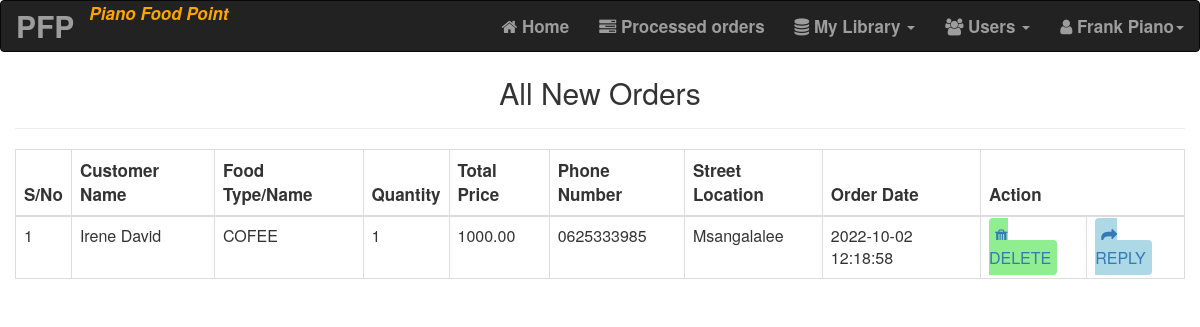
Page /ordertable.php (signed in) on the earlier database version.
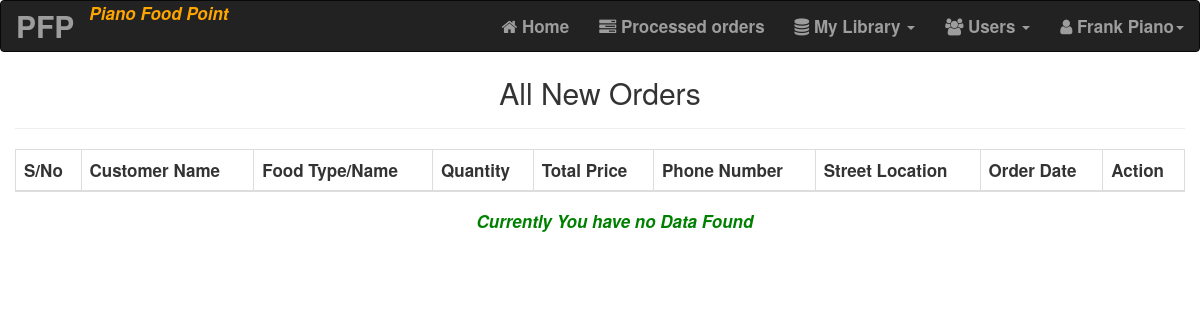
Same page on the later database version.
### tables this page shows
CREATE TABLE `orders` (
  `id` int(11) NOT NULL,
  `customer_id` int(11) NOT NULL,
  `order_name` varchar(100) NOT NULL,
  `quantity` int(11) NOT NULL,
  `order_date` datetime DEFAULT current_timestamp(),
  `total_price` decimal(10,2) DEFAULT NULL,
  `reply` int(11) NOT NULL DEFAULT 0
);

CREATE TABLE `customer` (
  `id` int(11) NOT NULL,
  `first_name` varchar(50) NOT NULL,
  `last_name` varchar(50) NOT NULL,
  `phone` varchar(16) NOT NULL,
  `street` varchar(50) NOT NULL,
  `email` varchar(100) NOT NULL,
  `password` varchar(255) NOT NULL,
  `directory` int(11) NOT NULL DEFAULT 0
);

### ordertable.php (the view, shortened to what this page needs)
<?php
include('server.php');
include('header_admin.php');
$select_menus = mysqli_query($conn, "SELECT customer.id, customer.first_name, customer.last_name,customer.email, customer.phone,
customer.street, orders.id, orders.order_name, orders.quantity,orders.reply, orders.order_date, orders.total_price FROM
customer INNER JOIN orders ON customer.id = orders.customer_id WHERE orders.reply = 0 ORDER BY orders.order_date DESC");
$count = 1;
?>
<!DOCTYPE html>
<html lang="en">
    <head>
        <link rel="stylesheet" href="bootstrap3.min.css">
        <link rel="stylesheet" href="https://maxcdn.bootstrapcdn.com/font-awesome/4.6.3/css/font-awesome.min.css">
    </head>
    <body>
        <div class="container-fluid" style="position: absolute; width: 100%; margin-top: 3%;">
            <div class="text-center page-header">
                <h2>All New Orders</h2>
            </div>
            <div>
            <table class="table table-bordered table-responsive table-hover">
                <thead style="font-size: 1.7rem;">
                    <tr>
                        <th></i>S/No</th>
                        <th>Customer Name</th>
                        <th>Food Type/Name</th>
                        <th>Quantity</th>
                        <th>Total Price</th>
                        <th>Phone Number</th>
                        <th>Street Location</th>
                        <th>Order Date</th>
                        <th colspan="2">Action</th>
                    </tr>
                </thead>
                <?php
                if(empty(mysqli_num_rows($select_menus))){
                    echo "<i><p style='text-align:center; font-size: 1.7rem; position: absolute;
                    margin-top: 5%; width: 100%; font-weight: bold; color: green;'>
                    Currently You have no Data Found</p></i>";
                } else
                while($row = mysqli_fetch_array($select_menus)) { ?>
                <tbody>
                    <tr>
                        <td><?php echo $count++; ?></td>
                        <td><?php echo $row['first_name'].' '.$row['last_name']; ?></td>
                        <td><?php echo $row['order_name']; ?></td>
                        <td><?php echo $row['quantity']; ?></td>
                        <td><?php echo $row['total_price']; ?></td>
                        <td><?php echo $row['phone']; ?></td>
                        <td><?php echo $row['street']; ?></td>
                        <td><?php echo $row['order_date']; ?></td>
                        <td>
                            <span style="background: lightgreen; padding: 6px; border-radius: 4px; color:black;">
                            <a href="server.php?remove_order=<?php echo $row['id']; ?>"><i class="fa fa-trash"></i> DELETE</a>
                            </span>
                        </td>
                        <td>
                            <span style="background: lightblue; padding: 6px; border-radius: 4px; color:black;">
                            <a href="server.php?reply=<?php echo $row['id']; ?>"><i class="fa fa-share"></i> REPLY</a>
                            </span>
                        </td>
                    </tr>
                </tbody>
                <?php
                }
                ?>
            </table>
        </div>
    </body>
</html>

Differences in the rows shown:
removed orders: customer.first_name "Irene", customer.last_name "David", order_name "COFEE", quantity "1", total_price "1000.00", customer.phone "0625333985", customer.street "Msangalalee", order_date "2022-10-02 12:18:58"
Other differences:
text now shown: "Currently You have no Data Found"
